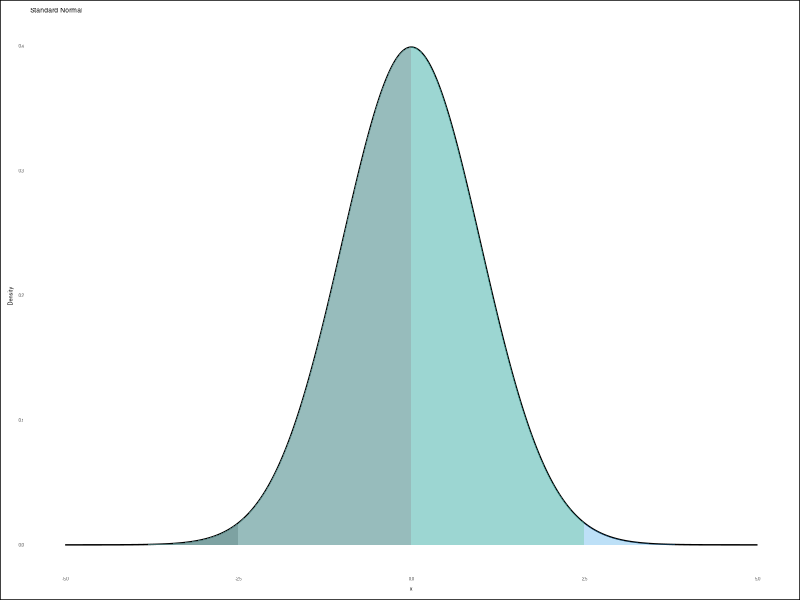

Reproduce this figure in R.
# Load required libraries
library(ggplot2)

# Generate data points for x-axis
x <- seq(-5, 5, length.out = 1000)

# Calculate the corresponding y-values
# for a standard normal distribution
y <- dnorm(x)

# Create data frame for plotting
df <- data.frame(x = x, y = y)

# Calculate the percentiles
percentiles <- c(25, 50, 75, 100)
quantiles <- quantile(
  x, probs = percentiles / 100)

# Plot the normal distribution
plot <- ggplot(df, aes(x = x, y = y)) +
  geom_line(color = "black")

# Shade regions corresponding to percentiles
for (i in seq_along(quantiles)) {
  plot <- plot + geom_area(
    data = subset(df,x <= quantiles[i]),
    aes(x = x, y = y),
    fill = i, alpha = 0.3)
}

# Show grid
plot <- plot +
  theme_minimal() +
  theme(
    text = element_text(size = 4),
    plot.background = element_rect(fill = "white"),
    panel.grid = element_blank()) + 

  # Add labels and title
  labs(
    x = "x", y = "Density",
    title = "Standard Normal ",
      "Distribution with Quantiles")

# Save plot as PNG
ggsave("63-quantiles.png", plot,
  width = 800, height = 400, units = "px")
